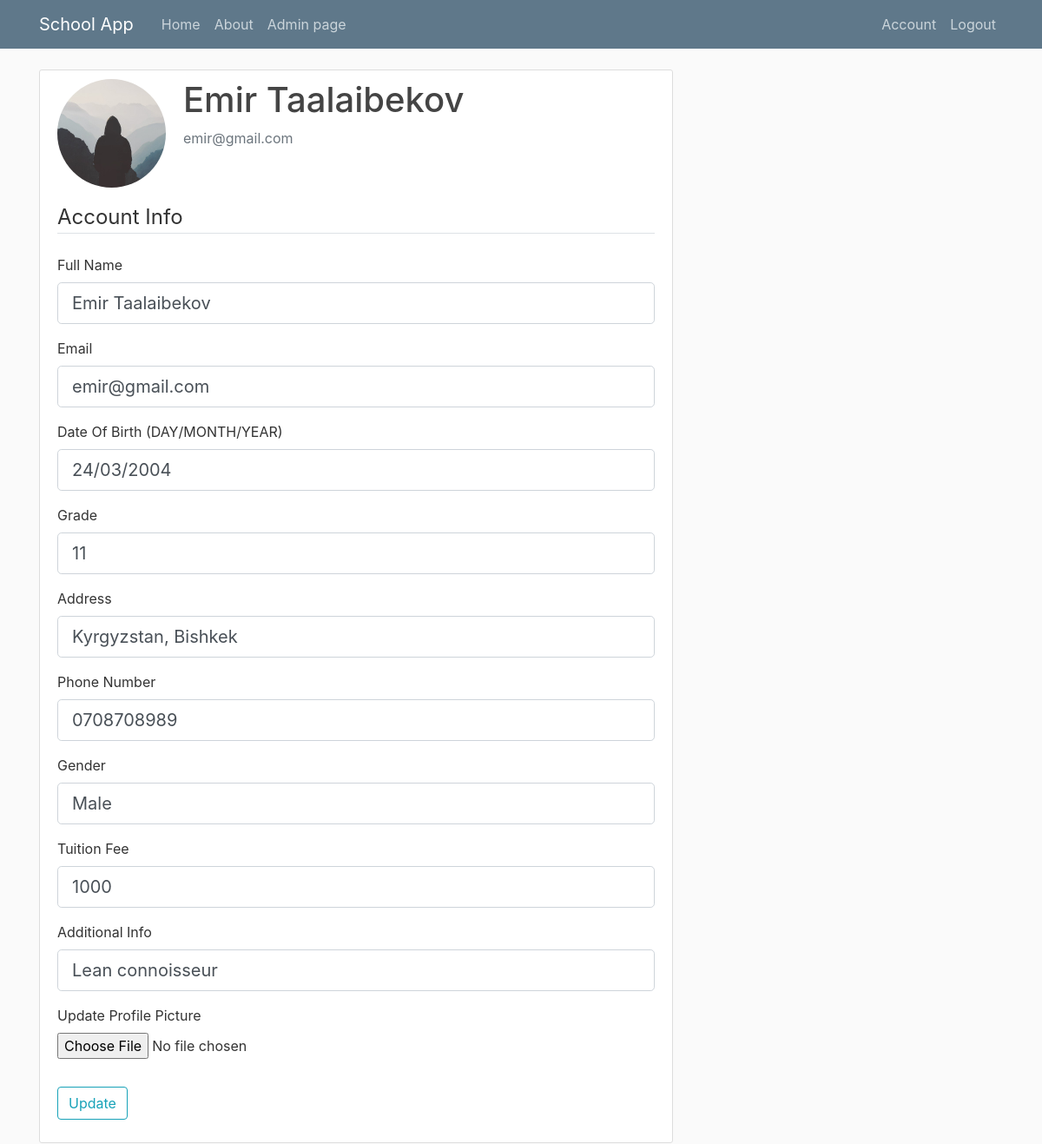
Page /account (signed in) on the committed database.
### schoolapp/models.py (models this page shows, shortened)
class User(db.Model, UserMixin):
    id = db.Column(db.Integer, primary_key=True)
    email = db.Column(db.String(120), unique=True, nullable=False)
    password = db.Column(db.String(60), nullable=True, default="password")
    full_name = db.Column(db.String(100), unique=False, nullable=False)
    date_of_birth = db.Column(db.String(20), nullable=False)
    phone_number = db.Column(db.String(30), nullable=True)
    tuition_fee = db.Column(db.String(20), nullable=True)
    additional_info = db.Column(db.Text, nullable=True)
    gender = db.Column(db.String(20))
    grade = db.Column(db.Integer, nullable=False)
    address = db.Column(db.String(100), nullable=False)
    active = db.Column(db.Integer, nullable=True, default=1)
    image_file = db.Column(db.String(20), nullable=False, default='default.jpg')

### schoolapp/routes.py (the view)
@app.route("/account", methods=['GET', 'POST'])
@login_required
def account():
    form = UpdateAccountForm()
    if form.validate_on_submit():
        if form.picture.data:
            picture_file = save_picture(form.picture.data)
            current_user.image_file = picture_file
        current_user.full_name = form.full_name.data
        current_user.email = form.email.data
        current_user.date_of_birth = form.date_of_birth.data
        current_user.grade = form.grade.data
        current_user.address = form.address.data
        current_user.additional_info = form.additional_info.data
        current_user.tuition_fee = form.tuition_fee.data
        current_user.phone_number = form.phone_number.data
        current_user.gender = form.gender.data
        db.session.commit()
        flash('Your account has been updated!', 'success')
        return redirect(url_for('account'))
    elif request.method == 'GET':
        form.full_name.data = current_user.full_name
        form.email.data = current_user.email
        form.date_of_birth.data = current_user.date_of_birth
        form.grade.data = current_user.grade
        form.address.data = current_user.address
        form.additional_info.data = current_user.additional_info
        form.gender.data = current_user.gender
        form.tuition_fee.data = current_user.tuition_fee
        form.phone_number.data = current_user.phone_number
    image_file = url_for('static', filename='profile_pics/' + current_user.image_file)
    return render_template('account.html', title='Account',
                           image_file=image_file, form=form)

### schoolapp/forms.py (shortened to what this page needs)
class UpdateAccountForm(FlaskForm):
    full_name = StringField('Full Name', validators=[DataRequired(), Length(min=2, max=100)])
    email = StringField('Email', validators=[DataRequired(), Email()])
    grade = IntegerField("Grade", validators=[DataRequired()])
    date_of_birth = StringField("Date Of Birth", validators=[DataRequired()])
    phone_number = StringField("Phone Number", validators=[DataRequired()])
    tuition_fee = StringField("Tuition Fee")
    additional_info = StringField("Additional Info")
    gender = StringField("Gender")
    address = StringField("Address", validators=[DataRequired()])
    picture = FileField("Update Profile Picture", validators=[FileAllowed(["jpg", "png"])])
    submit = SubmitField('Update')

### schoolapp/models.py (called while the page is built)
@login_manager.user_loader
def load_user(user_id):
    return User.query.get(int(user_id))

### schoolapp/templates/account.html (shortened to what this page needs)
{% extends "layout.html" %}
{% block content %}
    <div class="content-section">
        <div class="media">
            <img class="rounded-circle account-img" src="{{ image_file }}">
            <div class="media-body">
                <h2 class="account-heading">{{ current_user.full_name }}</h2>
                <p class="text-secondary">{{ current_user.email }}</p>
            </div>
        </div>
        <form method="POST" action="" enctype="multipart/form-data">
            <fieldset class="form-group">
                <legend class="border-bottom mb-4">Account Info</legend>
                <div class="form-group">
                    {{ form.full_name.label(class="form-control-label") }}
                    {% if form.full_name.errors %}
                        {{ form.full_name(class="form-control form-control-lg is-invalid") }}
                        <div class="invalid-feedback">
                            {% for error in form.full_name.errors %}
                                <span>{{ error }}</span>
                            {% endfor %}
                        </div>
                    {% else %}
                        {{ form.full_name(class="form-control form-control-lg") }}
                    {% endif %}
                </div>
                <div class="form-group">
                    {{ form.email.label(class="form-control-label") }}
                    {% if form.email.errors %}
                        {{ form.email(class="form-control form-control-lg is-invalid") }}
                        <div class="invalid-feedback">
                            {% for error in form.email.errors %}
                                <span>{{ error }}</span>
                            {% endfor %}
                        </div>
                    {% else %}
                        {{ form.email(class="form-control form-control-lg") }}
                    {% endif %}
                </div>
                <div class="form-group">
                    {{ form.date_of_birth.label(class="form-control-label") }} (DAY/MONTH/YEAR)
                    {% if form.date_of_birth.errors %}
                        {{ form.date_of_birth(class="form-control form-control-lg is-invalid") }}
                        <div class="invalid-feedback">
                            {% for error in form.date_of_birth.errors %}
                                <span>{{ error }}</span>
                            {% endfor %}
                        </div>
                    {% else %}
                        {{ form.date_of_birth(class="form-control form-control-lg") }}
                    {% endif %}
                </div>
                <div class="form-group">
                    {{ form.grade.label(class="form-control-label") }}
                    {% if form.grade.errors %}
                        {{ form.grade(class="form-control form-control-lg is-invalid") }}
                        <div class="invalid-feedback">
                            {% for error in form.grade.errors %}
                                <span>{{ error }}</span>
                            {% endfor %}
                        </div>
                    {% else %}
                        {{ form.grade(class="form-control form-control-lg") }}
                    {% endif %}
                </div>
                <div class="form-group">
                    {{ form.address.label(class="form-control-label") }}
                    {% if form.address.errors %}
                        {{ form.address(class="form-control form-control-lg is-invalid") }}
                        <div class="invalid-feedback">
                            {% for error in form.address.errors %}
                                <span>{{ error }}</span>
                            {% endfor %}
                        </div>
                    {% else %}
                        {{ form.address(class="form-control form-control-lg") }}
                    {% endif %}
                </div>
                <div class="form-group">
                    {{ form.phone_number.label(class="form-control-label") }}
                    {% if form.phone_number.errors %}
                        {{ form.phone_number(class="form-control form-control-lg is-invalid") }}
                        <div class="invalid-feedback">
                            {% for error in form.phone_number.errors %}
                                <span>{{ error }}</span>
                            {% endfor %}
                        </div>
                    {% else %}
                        {{ form.phone_number(class="form-control form-control-lg") }}
                    {% endif %}
                </div>
                <div class="form-group">
                    {{ form.gender.label(class="form-control-label") }}
                    {% if form.gender.errors %}
                        {{ form.gender(class="form-control form-control-lg is-invalid") }}
                        <div class="invalid-feedback">
                            {% for error in form.gender.errors %}
                                <span>{{ error }}</span>
                            {% endfor %}
                        </div>
                    {% else %}
                        {{ form.gender(class="form-control form-control-lg") }}
                    {% endif %}
                </div>
                <div class="form-group">
                    {{ form.tuition_fee.label(class="form-control-label") }}
                    {% if form.tuition_fee.errors %}
                        {{ form.tuition_fee(class="form-control form-control-lg is-invalid") }}
                        <div class="invalid-feedback">
                            {% for error in form.tuition_fee.errors %}
                                <span>{{ error }}</span>
                            {% endfor %}
                        </div>
                    {% else %}
                        {{ form.tuition_fee(class="form-control form-control-lg") }}
                    {% endif %}
                </div>
                <div class="form-group">
                    {{ form.additional_info.label(class="form-control-label") }}
                    {% if form.additional_info.errors %}
                        {{ form.additional_info(class="form-control form-control-lg is-invalid") }}
                        <div class="invalid-feedback">
                            {% for error in form.additional_info.errors %}
                                <span>{{ error }}</span>
                            {% endfor %}
                        </div>
                    {% else %}
                        {{ form.additional_info(class="form-control form-control-lg") }}
                    {% endif %}
                </div>
                <div class="form-group">
                    {{ form.picture.label() }}
                    {{ form.picture(class="form-control-file") }}
                </div>
            </fieldset>
            <div class="form-group">
                {{ form.submit(class="btn btn-outline-info") }}
            </div>
        </form>
    </div>
{% endblock content %}

### schoolapp/static/main.css (style rules this page uses)
body { background: #fafafa; color: #333333; margin-top: 5rem; }
h1, h2, h3, h4, h5, h6 { color: #444444; }
.content-section { background: #ffffff; padding: 10px 20px; border: 1px solid #dddddd; border-radius: 3px; margin-bottom: 20px; }
.account-img { height: 125px; width: 125px; margin-right: 20px; margin-bottom: 16px; }
.account-heading { font-size: 2.5rem; }

### rows in the picture
User: full_name "Emir Taalaibekov", email "emir@gmail.com", date_of_birth "24/03/2004", grade "11", address "Kyrgyzstan, Bishkek", phone_number "0708708989", gender "Male", tuition_fee "1000", additional_info "Lean connoisseur"
